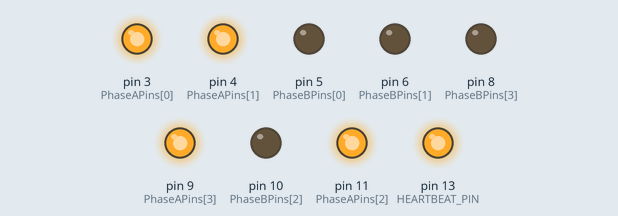
A sketch run on a simulated Arduino Uno, built with avr-gcc and run on an emulated ATmega328P. Parts: output pins drawn as LEDs (lit = HIGH).

Above: at 0.5 s.
At 2.5 s:
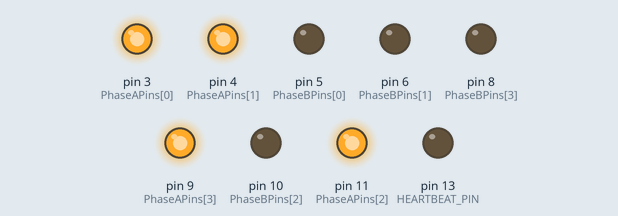
At 3.5 s:
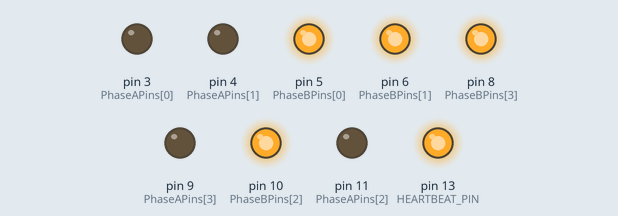
Timing chart, 0 to 4.6 s (numbered marks = the images above):
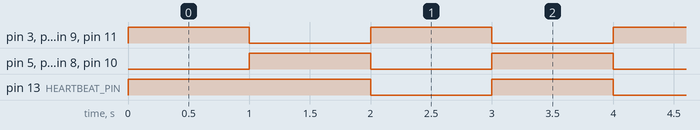

Measured:
- by itself, pin 3 (PhaseAPins[0]), pin 4 (PhaseAPins[1]), pin 5 (PhaseBPins[0]), pin 6 (PhaseBPins[1]), pin 8 (PhaseBPins[3]), pin 9 (PhaseAPins[3]), pin 10 (PhaseBPins[2]), pin 11 (PhaseAPins[2]), pin 13 (HEARTBEAT_PIN): alternates HIGH for 1.0 s and LOW for 1.0 s

The sketch:

wcmrra_sign.ino
```cpp
//    wcmrra_animated_sign
//
//    Animate the WCMRRA street sign
//
//    Two RR crossing heads (each with two lights
//    Two crossing arms  (each with three lights - end is solid one and
//    others blink out of phase with each other)

#define FLASH_DELAY     1000         // time any phase is "on" in milliseconds

#define HEARTBEAT_PIN   13           // use the on board pin for a heartbeat - in sync with phase "A"


int PhaseAPins[] = { 3, 4, 11, 9 };  // Phase A and Phase B need equal number of lights
int PhaseBPins[] = { 5, 6, 10, 8 };

int PhasePinCount = sizeof(PhaseAPins) / sizeof(PhaseAPins[0]);


void setup() {
int i;

  for (i = 0 ; i < PhasePinCount ; i++) {
    pinMode(PhaseAPins[i], OUTPUT);
    digitalWrite(PhaseAPins[i], HIGH);  // start these "on"

    pinMode(PhaseBPins[i], OUTPUT);
    digitalWrite(PhaseBPins[i], LOW);   // start these "off"
  }

  pinMode(HEARTBEAT_PIN, OUTPUT);       // heartbeat - in sync with phase "A"
  digitalWrite(HEARTBEAT_PIN, HIGH);
}


void loop() {

  int i;

  delay(FLASH_DELAY);

  // Phase A "off" and Phase B "on"

  for (i = 0 ; i < PhasePinCount ; i++) {
    digitalWrite(PhaseAPins[i], LOW);
    digitalWrite(PhaseBPins[i], HIGH);
  }

  digitalWrite(HEARTBEAT_PIN, HIGH);

  delay(FLASH_DELAY);

  // Phase A "on" and Phase B "off"

  for (i = 0 ; i < PhasePinCount ; i++) {
    digitalWrite(PhaseAPins[i], HIGH);
    digitalWrite(PhaseBPins[i], LOW);
  }

  digitalWrite(HEARTBEAT_PIN, LOW);
}
```
